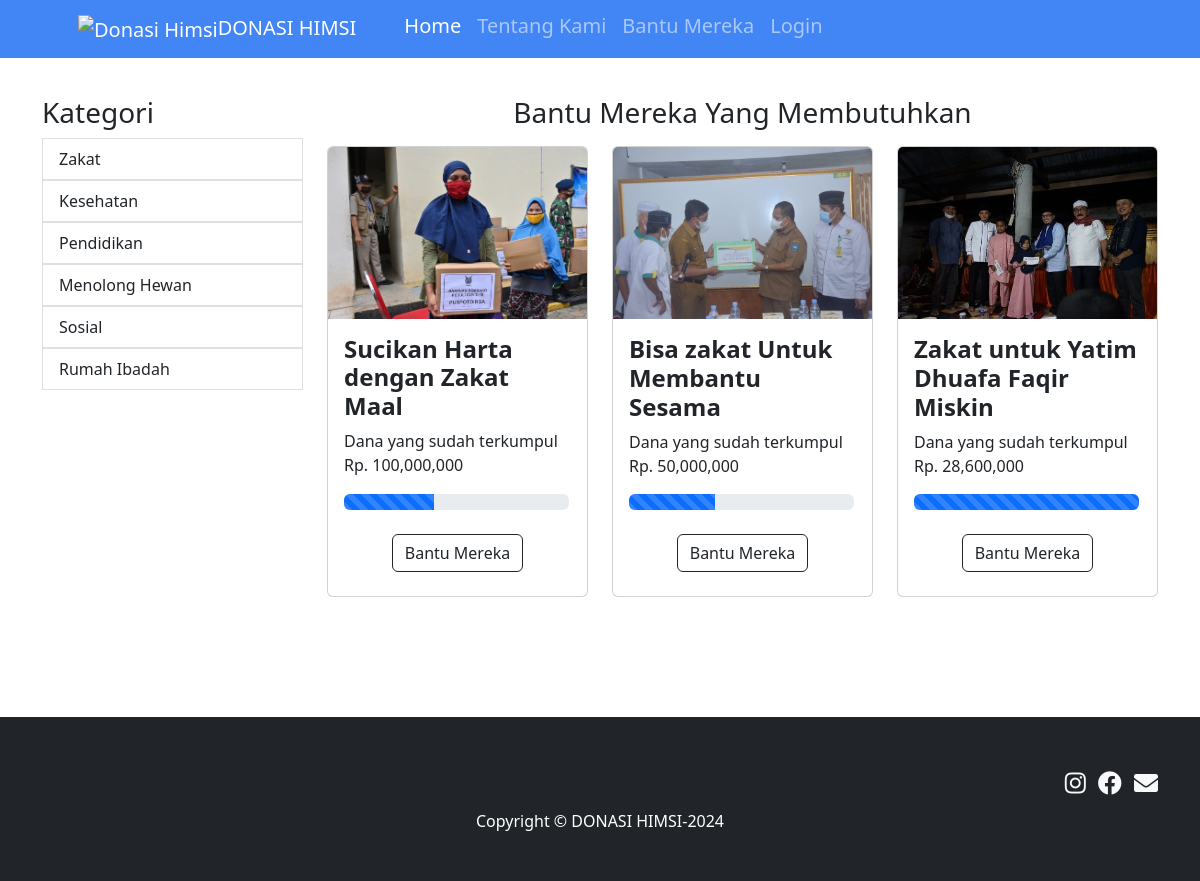
The app's page /user/donasi?kategori=Zakat with its own data.
### tables this page shows
CREATE TABLE `kategori` (
  `id_kategori` char(10) NOT NULL,
  `kategori` varchar(128) NOT NULL
);

CREATE TABLE `donasi` (
  `id` char(10) NOT NULL,
  `judul` varchar(128) NOT NULL,
  `id_kategori` char(10) NOT NULL,
  `dana_dibutuhkan` int(11) NOT NULL,
  `dana_terkumpul` int(11) NOT NULL,
  `detail` text NOT NULL,
  `gambar` varchar(258) NOT NULL,
  `status_donasi` enum('Belum dicairkan','Sudah dicairkan') NOT NULL DEFAULT 'Belum dicairkan'
);

### application/controllers/User.php (called while the page is built, shortened)
<?php
class User extends CI_Controller
{
    public function donasi()
    {
        $data['title'] = 'Bantu Mereka | Donasi Himsi';
        $data['user'] = $this->ModelUser->cekData(['email' => $this->session->userdata('email')])->row_array();
        $data['kategori'] = $this->db->get('kategori')->result_array();
        $this->load->view('templates/user_header', $data);
        $this->load->view('templates/user_navbar', $data);
        $this->load->view('user/donasi', $data);
        $this->load->view('templates/user_footer');
    }
}

### index.php (called while the page is built, shortened)
<?php
require_once BASEPATH.'core/CodeIgniter.php';

### application/views/user/donasi.php (the view, shortened to what this page needs)
<?php
if (isset($_GET['keyword'])) {
    $queryDonasi = "SELECT * FROM donasi WHERE judul LIKE '%$_GET[keyword]%'";
    $donasi = $this->db->query($queryDonasi)->result_array();
}
else if (isset($_GET['kategori'])) {
    $queryGETkategori = "SELECT id_kategori FROM kategori WHERE kategori='$_GET[kategori]'";
    $kategoriId = $this->db->query($queryGETkategori)->result_array();
    foreach ($kategoriId as $ki) {
        $queryDonasi = "SELECT * FROM donasi WHERE id_kategori='$ki[id_kategori]'";
        $donasi = $this->db->query($queryDonasi)->result_array();
    }
}
else {
    $queryDonasi = "SELECT * FROM donasi ORDER BY id DESC";
    $donasi = $this->db->query($queryDonasi)->result_array();
}
?>
<div class="container py-5 mt-5">
    <div class="row">
        <div class="col-lg-3 mb-5">
            <h3>Kategori</h3>
            <ul class="list-group">
                <?php foreach ($kategori as $k) { ?>
                    <a href="<?= base_url('user/donasi?kategori=') . $k['kategori']; ?>" style="text-decoration: none;">
                        <li class="list-group-item"><?php echo $k['kategori']; ?></li>
                    </a>
                <?php } ?>
            </ul>
        </div>
        <div class="col-lg-9">
            <h3 class="text-center mb-3">Bantu Mereka Yang Membutuhkan</h3>
            <div class="row">
                <?php foreach ($donasi as $d) { ?>
                    <div class="col-md-4 mb-4 ">
                        <div class="card h-100">
                            <div class="image-box">
                                <img src="<?= base_url('assets/img/upload/') . $d['gambar']; ?>" class="card-img-top" alt="...">
                            </div>
                            <div class="card-body">
                                <h4 class="fw-bolder"><?php echo $d['judul']; ?></h4>
                                <p class="card-text text-harga"><?= "Dana yang sudah terkumpul Rp. " . number_format($d['dana_terkumpul']); ?> </p>
                            </div>
                            <div class="progress mb-4" style="width: 87%; margin-left: 6%;">
                                <div class="progress-bar progress-bar-striped progress-bar-animated" role="progressbar" style="width: <?= $d['dana_terkumpul'] / $d['dana_dibutuhkan'] * 100; ?>%"></div>
                            </div>
                            <div class="card-footer p-4 pt-0 border-top-0 bg-transparent">
                                <div class="text-center"><a class="btn btn-outline-dark mt-auto" href="<?= base_url('user/detailDonasi/') . $d['id']; ?>">Bantu Mereka</a></div>
                            </div>
                        </div>
                    </div>
                <?php } ?>
            </div>
        </div>
    </div>
</div>

### application/views/templates/user_header.php (shortened to what this page needs)
<!DOCTYPE html>
<html lang="en">
<head>
    <link href="https://cdn.jsdelivr.net/npm/bootstrap-icons@1.5.0/font/bootstrap-icons.css" rel="stylesheet" />
    <link href="<?= base_url('assets/'); ?>user-assets/startbootstrap-shop-homepage-gh-pages/css/styles.css" rel="stylesheet" />
    <link href="<?= base_url('assets/'); ?>vendor/fontawesome-free/css/all.min.css" rel="stylesheet" type="text/css">
</head>
<body class="d-flex flex-column min-vh-100">

### application/views/templates/user_navbar.php (shortened to what this page needs)
<nav class="navbar navbar-expand-lg navbar-dark warna-navbar fixed-top  ">
    <div class="container px-4 px-lg-5">
        <a class="navbar-brand" href="<?= base_url('user'); ?>"> <img src="<?= base_url('assets/img/'); ?>logo-donasi.png" width="50" height="50" alt="Donasi Himsi">DONASI HIMSI</a>
        <div class="collapse navbar-collapse" id="navbarSupportedContent">
            <ul class="navbar-nav me-auto mb-2 mb-lg-0 ms-lg-4 fs-5" style="margin-top: -5px;">
                <li class="nav-item"><a class="nav-link active" aria-current="page" href="<?= base_url('user'); ?>">Home</a></li>
                <li class="nav-item"><a class="nav-link" href="<?= base_url('user/tentangKami'); ?>">Tentang Kami</a></li>
                <li class="nav-item"><a class="nav-link" href="<?= base_url('user/donasi'); ?>">Bantu Mereka</a></li>
                <?php if (!empty($this->session->userdata('email'))) { ?>
                    <li class="nav-item dropdown">
                        <a class="nav-link dropdown-toggle" id="navbarDropdown" href="#" role="button" data-bs-toggle="dropdown" aria-haspopup="true" aria-expanded="false">Akun</a>
                        <ul class="dropdown-menu" aria-labelledby="navbarDropdown">
                            <li>
                                <a class="dropdown-item" href="<?= base_url('user/profile'); ?>">
                                    <i class="fas fa-fw fa-user"></i>Profile Saya
                                </a>
                            </li>
                            <li>
                                <a class="dropdown-item" href="<?= base_url('user/riwayatDonasi'); ?>">
                                    <i class="fas fa-fw fa-clipboard-list"></i>Riwayat Donasi
                                </a>
                            </li>
                            <li>
                                <hr class="dropdown-divider" />
                            </li>
                            <li>
                                <a class="dropdown-item" href="<?= base_url('auth/logout'); ?>">
                                    <i class="fas fa-fw fa-sign-out-alt"></i>Logout
                                </a>
                            </li>
                        </ul>
                    </li>
                <?php } else { ?>
                    <li class="nav-item"><a class="nav-link" href="<?= base_url('auth'); ?>">Login</a></li>
                <?php } ?>
            </ul>
        </div>
    </div>
</nav>

### application/views/templates/user_footer.php (shortened to what this page needs)
<footer class="py-5 bg-dark mt-5" style="width: 100%;">
    <div class="container text-end mb-2">
        <a class="text-light fs-4 me-2 " href=""><i class="fab fa-instagram"></i></a>
        <a class="text-light fs-4 me-2"><i class="fab fa-facebook"></i></a>
        <a class="text-light fs-4 "><i class="fas fa-envelope"></i></a>
    </div>
    <div class="container">
        <p class="m-0 text-center text-white">Copyright &copy; DONASI HIMSI-2024</p>
    </div>
</footer>
</body>
</html>

### records on screen
kategori: kategori "Zakat"
kategori: kategori "Kesehatan"
kategori: kategori "Pendidikan"
kategori: kategori "Menolong Hewan"
kategori: kategori "Sosial"
kategori: kategori "Rumah Ibadah"
donasi: gambar (picture), judul "Sucikan Harta dengan Zakat Maal", dana_terkumpul "100,000,000", dana_dibutuhkan 250000000 (drawn)
donasi: gambar (picture), judul "Bisa zakat Untuk Membantu Sesama", dana_terkumpul "50,000,000", dana_dibutuhkan 130000000 (drawn)
donasi: gambar (picture), judul "Zakat untuk Yatim Dhuafa Faqir Miskin", dana_terkumpul "28,600,000", dana_dibutuhkan 28600000 (drawn)
